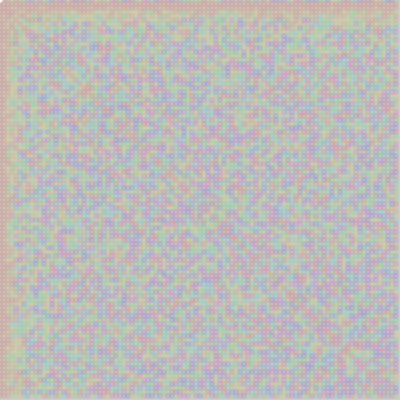
Frame 1 (no input)
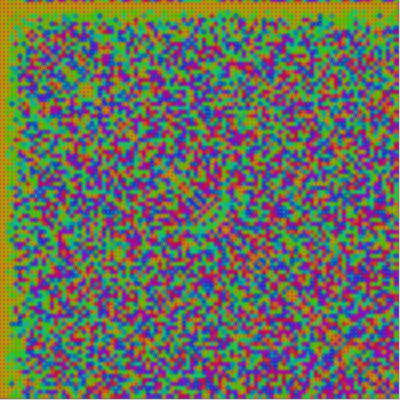
Frame 60 (the mouse pressed at the canvas centre just before this capture)
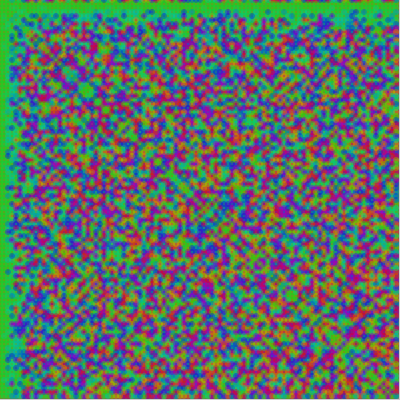
Frame 120 (the mouse held since frame 60 and released just before this capture)

The Processing sketch that drew these frames (run headless with seeded random() and noise(); from frame 60 on, the mouse is pressed at the canvas centre):

// Processing sketch: processing_157298
// ── processing_157298.pde

void setup() {
  size(400,400);
  noStroke();
  colorMode(HSB,100);
}

void draw() {
  //background(0,0,100);
  for(int i = 0 ; i < 400 ; i += 4) {
    for(int j = 0 ; j < 400 ; j += 4) {
      ellipse(i,j,6,6);
      
      float x = noise(i,j)*i;
      float y = noise(j,i)*j;
      
      float col = min((x*x+1)%(y*y+1),(y*y+1)%(x*x+1));
            col = (col+frameCount*2)%100;
      fill(col,100,80,10);
    }
  }
}
